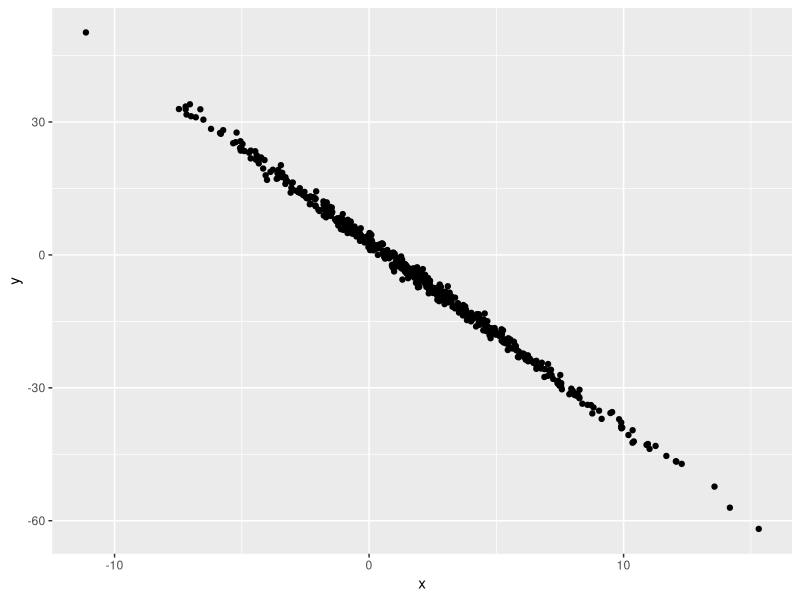

The R script that drew this image:
## ---- chunk 1
#this is a comments
samp = rnorm(100)
length(samp)
## ---- chunk 2
library(tidyverse)

plot_df = tibble(
  x=rnorm(500, mean=2, sd = 4),
  y=3-4.2*x + rnorm(500)
)
ggplot(plot_df, aes(x=x, y=y))+ geom_point()
